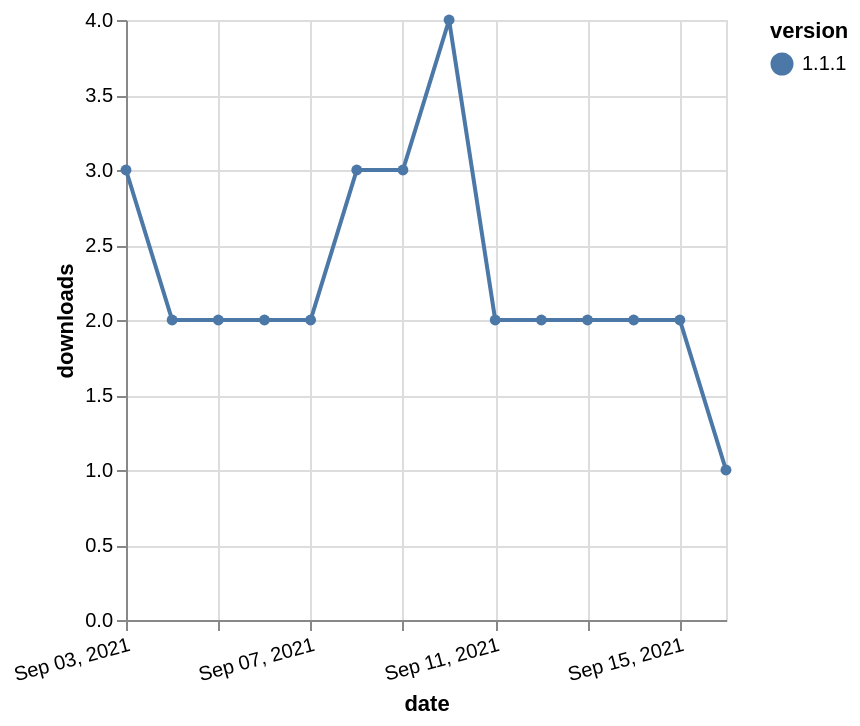

Express this chart as Vega-Lite.
### Vega-Lite specification from a JSON file in a GitHub repository (floating-point values rounded to 4 significant figures)
{"$schema": "https://vega.github.io/schema/vega-lite/v5.json", "description": "A simple bar chart with embedded data.", "data": {"values": [{"date": "2021-09-03", "total": 115, "delta": 3, "version": "1.1.1"}, {"date": "2021-09-04", "total": 117, "delta": 2, "version": "1.1.1"}, {"date": "2021-09-05", "total": 119, "delta": 2, "version": "1.1.1"}, {"date": "2021-09-06", "total": 121, "delta": 2, "version": "1.1.1"}, {"date": "2021-09-07", "total": 123, "delta": 2, "version": "1.1.1"}, {"date": "2021-09-08", "total": 126, "delta": 3, "version": "1.1.1"}, {"date": "2021-09-09", "total": 129, "delta": 3, "version": "1.1.1"}, {"date": "2021-09-10", "total": 133, "delta": 4, "version": "1.1.1"}, {"date": "2021-09-11", "total": 135, "delta": 2, "version": "1.1.1"}, {"date": "2021-09-12", "total": 137, "delta": 2, "version": "1.1.1"}, {"date": "2021-09-13", "total": 139, "delta": 2, "version": "1.1.1"}, {"date": "2021-09-14", "total": 141, "delta": 2, "version": "1.1.1"}, {"date": "2021-09-15", "total": 143, "delta": 2, "version": "1.1.1"}, {"date": "2021-09-16", "total": 144, "delta": 1, "version": "1.1.1"}]}, "width": "container", "mark": {"type": "line", "point": {"filled": true}}, "encoding": {"x": {"field": "date", "type": "temporal", "timeUnit": "yearmonthdate", "title": "date", "axis": {"labelAngle": -15}}, "y": {"field": "delta", "type": "quantitative", "title": "downloads"}, "color": {"field": "version", "type": "nominal"}, "tooltip": {"field": "delta"}}}
